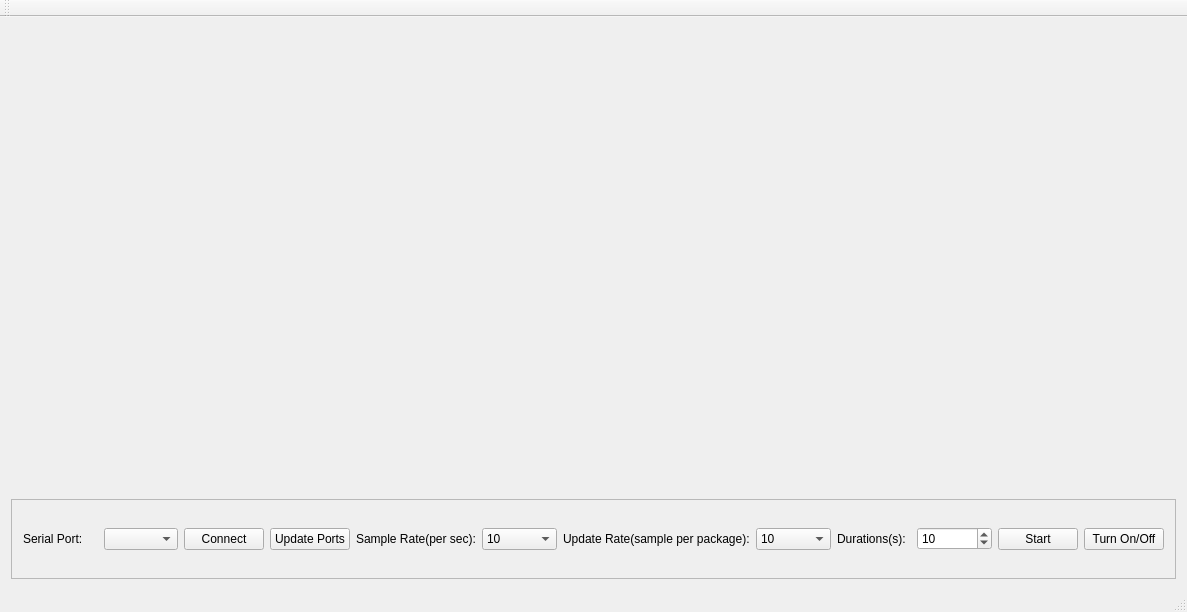
<?xml version="1.0" encoding="UTF-8"?>
<ui version="4.0">
 <class>MainWindow</class>
 <widget class="QMainWindow" name="MainWindow">
  <property name="geometry">
   <rect>
    <x>0</x>
    <y>0</y>
    <width>1187</width>
    <height>612</height>
   </rect>
  </property>
  <property name="windowTitle">
   <string>MainWindow</string>
  </property>
  <widget class="QWidget" name="centralWidget">
   <layout class="QVBoxLayout" name="verticalLayout">
    <item>
     <widget class="QChartView" name="chartView" native="true"/>
    </item>
    <item>
     <widget class="QFrame" name="frame">
      <property name="maximumSize">
       <size>
        <width>16777215</width>
        <height>80</height>
       </size>
      </property>
      <property name="frameShape">
       <enum>QFrame::StyledPanel</enum>
      </property>
      <property name="frameShadow">
       <enum>QFrame::Raised</enum>
      </property>
      <layout class="QHBoxLayout" name="horizontalLayout">
       <item>
        <widget class="QLabel" name="label">
         <property name="text">
          <string>Serial Port:</string>
         </property>
        </widget>
       </item>
       <item>
        <widget class="QComboBox" name="COMPortComboBox"/>
       </item>
       <item>
        <widget class="QPushButton" name="connectButton">
         <property name="text">
          <string>Connect</string>
         </property>
        </widget>
       </item>
       <item>
        <widget class="QPushButton" name="updateButton">
         <property name="text">
          <string>Update Ports</string>
         </property>
        </widget>
       </item>
       <item>
        <widget class="QLabel" name="label_2">
         <property name="text">
          <string>Sample Rate(per sec):</string>
         </property>
        </widget>
       </item>
       <item>
        <widget class="QComboBox" name="sampleRateBox">
         <item>
          <property name="text">
           <string>10</string>
          </property>
         </item>
         <item>
          <property name="text">
           <string>20</string>
          </property>
         </item>
         <item>
          <property name="text">
           <string>50</string>
          </property>
         </item>
         <item>
          <property name="text">
           <string>100</string>
          </property>
         </item>
        </widget>
       </item>
       <item>
        <widget class="QLabel" name="label_3">
         <property name="text">
          <string>Update Rate(sample per package):</string>
         </property>
        </widget>
       </item>
       <item>
        <widget class="QComboBox" name="updateRateBox">
         <item>
          <property name="text">
           <string>10</string>
          </property>
         </item>
         <item>
          <property name="text">
           <string>20</string>
          </property>
         </item>
         <item>
          <property name="text">
           <string>50</string>
          </property>
         </item>
         <item>
          <property name="text">
           <string>100</string>
          </property>
         </item>
        </widget>
       </item>
       <item>
        <widget class="QLabel" name="label_4">
         <property name="text">
          <string>Durations(s):</string>
         </property>
        </widget>
       </item>
       <item>
        <widget class="QSpinBox" name="durationBox">
         <property name="minimum">
          <number>1</number>
         </property>
         <property name="maximum">
          <number>127</number>
         </property>
         <property name="value">
          <number>10</number>
         </property>
        </widget>
       </item>
       <item>
        <widget class="QPushButton" name="startButton">
         <property name="text">
          <string>Start</string>
         </property>
        </widget>
       </item>
       <item>
        <widget class="QPushButton" name="powerSwitch">
         <property name="text">
          <string>Turn On/Off</string>
         </property>
        </widget>
       </item>
      </layout>
     </widget>
    </item>
   </layout>
  </widget>
  <widget class="QMenuBar" name="menuBar">
   <property name="geometry">
    <rect>
     <x>0</x>
     <y>0</y>
     <width>1187</width>
     <height>26</height>
    </rect>
   </property>
  </widget>
  <widget class="QToolBar" name="mainToolBar">
   <attribute name="toolBarArea">
    <enum>TopToolBarArea</enum>
   </attribute>
   <attribute name="toolBarBreak">
    <bool>false</bool>
   </attribute>
  </widget>
  <widget class="QStatusBar" name="statusBar"/>
 </widget>
 <layoutdefault spacing="6" margin="11"/>
 <customwidgets>
  <customwidget>
   <class>QChartView</class>
   <extends>QWidget</extends>
   <header location="global">QtCharts</header>
   <container>1</container>
  </customwidget>
 </customwidgets>
 <resources/>
 <connections/>
</ui>
